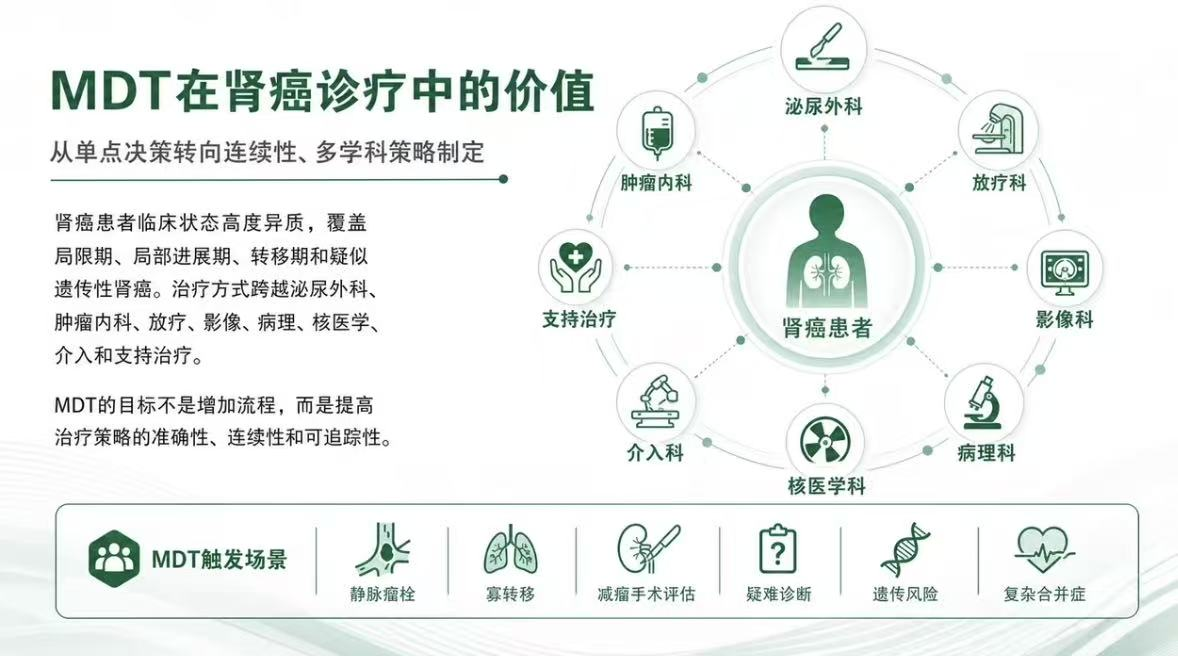
#> input picture image-to-editable-ppt/assets/showcase-origin-mdt-kidney-cancer.jpg, 1178 x 656 px
$ python photo_preflight.py ../../image-to-editable-ppt/assets/showcase-origin-mdt-kidney-cancer.jpg   (older library calls are emulated)
#> lines starting #> are read from the running program, lines starting #| are printed output that depends on the picture; after the words box and inside, x2 and y2 are one past the last pixel; in counts of white or black regions, pixels touching at a corner belong together
### yingzao/scripts/_runtime.py
#!/usr/bin/env python3
"""Select a caller-owned Python runtime for scripts with optional dependencies."""

from __future__ import annotations

import importlib.util
import os
import subprocess
import sys
from collections.abc import Iterable
from pathlib import Path


RUNTIME_OVERRIDE_ENV = "CAP_PYTHON"
HANDOFF_GUARD_ENV = "CAP_RUNTIME_HANDOFF"


def missing_modules(modules: Iterable[str]) -> list[str]:
    """Return top-level import names unavailable in the current interpreter."""
    return [module for module in modules if importlib.util.find_spec(module) is None]


# [45 lines left out: functions runtime_candidates, supports_modules, not called in this run]


def ensure_runtime(modules: Iterable[str]) -> None:
    """Re-exec the current command in a compatible caller-owned virtualenv."""
    required = tuple(dict.fromkeys(modules))
    missing = missing_modules(required)
    if not missing:
        return

    if not os.environ.get(HANDOFF_GUARD_ENV):
        for candidate in runtime_candidates():
            if supports_modules(candidate, required):
                environment = os.environ.copy()
                environment[HANDOFF_GUARD_ENV] = "1"
                environment["PYTHONDONTWRITEBYTECODE"] = "1"
                os.execve(
                    str(candidate),
                    [str(candidate), str(Path(sys.argv[0]).resolve()), *sys.argv[1:]],
                    environment,
                )

    names = ", ".join(missing)
    raise SystemExit(
        f"Missing Python modules: {names}. Create a caller-workspace .venv and install "
        "the Skill requirements there, or set CAP_PYTHON to a compatible interpreter."
    )

### yingzao/scripts/photo_preflight.py
#!/usr/bin/env python3
"""Quantitative preflight for Yingzao source photographs."""

from __future__ import annotations

import argparse
import json
import math
import sys
from pathlib import Path
from typing import Any

sys.dont_write_bytecode = True

from _runtime import ensure_runtime

ensure_runtime(("PIL", "numpy", "cv2"))

try:
    import cv2
    import numpy as np
    from PIL import ExifTags, Image, ImageDraw, ImageOps
except ImportError as exc:  # pragma: no cover - exercised by dependency checker
    raise SystemExit(
        "Missing image dependencies. Run scripts/check_dependencies.py and install requirements.txt."
    ) from exc


def weighted_median(values: list[tuple[float, float]]) -> float | None:
    if not values:
        return None
    ordered = sorted(values, key=lambda item: item[0])
    halfway = sum(weight for _, weight in ordered) / 2
    cumulative = 0.0
    for value, weight in ordered:
        cumulative += weight
        if cumulative >= halfway:
            return value
    return ordered[-1][0]


def estimate_roll(gray: np.ndarray) -> dict[str, Any]:
    height, width = gray.shape
    scale = min(1.0, 1400 / max(width, height))
    work = cv2.resize(gray, None, fx=scale, fy=scale, interpolation=cv2.INTER_AREA)
    edges = cv2.Canny(work, 60, 180)
    min_length = max(40, int(min(work.shape) * 0.12))
    lines = cv2.HoughLinesP(
        edges,
        1,
        np.pi / 180,
        threshold=max(45, min_length // 2),
        minLineLength=min_length,
        maxLineGap=max(10, min_length // 5),
    )
    candidates: list[tuple[float, float]] = []
    visible_lines: list[dict[str, float]] = []
    if lines is not None:
        for item in lines[:, 0, :]:
            x1, y1, x2, y2 = map(float, item)
            dx, dy = x2 - x1, y2 - y1
            length = math.hypot(dx, dy)
            angle = math.degrees(math.atan2(dy, dx))
            while angle <= -90:
                angle += 180
            while angle > 90:
                angle -= 180
            correction_axis: float | None = None
            if abs(angle) <= 18:
                correction_axis = angle
            elif abs(abs(angle) - 90) <= 18:
                correction_axis = angle - 90 if angle > 0 else angle + 90
            if correction_axis is not None:
                candidates.append((correction_axis, length))
                if len(visible_lines) < 40:
                    visible_lines.append(
                        {
                            "x1": x1 / work.shape[1],
                            "y1": y1 / work.shape[0],
                            "x2": x2 / work.shape[1],
                            "y2": y2 / work.shape[0],
                            "axis_deviation_deg": correction_axis,
                        }
                    )
    angle = weighted_median(candidates)
    total_weight = sum(weight for _, weight in candidates)
    agreement_weight = (
        sum(weight for value, weight in candidates if angle is not None and abs(value - angle) <= 1.5)
        if total_weight
        else 0.0
    )
    confidence = agreement_weight / total_weight if total_weight else 0.0
    return {
        "angle_deg": round(angle, 3) if angle is not None else None,
        "confidence": round(confidence, 3),
        "candidate_count": len(candidates),
        "lines": visible_lines,
    }


def dominant_palette(rgb: np.ndarray, count: int = 5) -> list[dict[str, Any]]:
    sample = cv2.resize(rgb, (160, 160), interpolation=cv2.INTER_AREA).reshape(-1, 3)
    sample = np.float32(sample)
    criteria = (cv2.TERM_CRITERIA_EPS + cv2.TERM_CRITERIA_MAX_ITER, 30, 0.4)
    _, labels, centers = cv2.kmeans(sample, count, None, criteria, 5, cv2.KMEANS_PP_CENTERS)
    counts = np.bincount(labels.flatten(), minlength=count)
    order = np.argsort(counts)[::-1]
    result = []
    for index in order:
        color = tuple(int(round(value)) for value in centers[index])
        result.append(
            {
                "hex": "#%02X%02X%02X" % color,
                "share": round(float(counts[index] / counts.sum()), 4),
            }
        )
    return result


def grid_negative_space(gray: np.ndarray, edges: np.ndarray) -> list[dict[str, Any]]:
    height, width = gray.shape
    regions: list[dict[str, Any]] = []
    for row in range(3):
        for col in range(3):
            x0, x1 = round(col * width / 3), round((col + 1) * width / 3)
            y0, y1 = round(row * height / 3), round((row + 1) * height / 3)
            crop_gray = gray[y0:y1, x0:x1]
            crop_edge = edges[y0:y1, x0:x1]
            edge_density = float(np.mean(crop_edge > 0))
            variance = min(1.0, float(np.std(crop_gray)) / 80)
            score = (1 - edge_density) * 0.7 + (1 - variance) * 0.3
            regions.append(
                {
                    "cell": f"r{row + 1}c{col + 1}",
                    "bbox_norm": [col / 3, row / 3, (col + 1) / 3, (row + 1) / 3],
                    "edge_density": round(edge_density, 4),
                    "luminance_std_norm": round(variance, 4),
                    "score": round(score, 4),
                }
            )
    return sorted(regions, key=lambda item: item["score"], reverse=True)


def attention_bbox(rgb: np.ndarray) -> list[float] | None:
    gray = cv2.cvtColor(rgb, cv2.COLOR_RGB2GRAY)
    grad_x = cv2.Sobel(gray, cv2.CV_32F, 1, 0, ksize=3)
    grad_y = cv2.Sobel(gray, cv2.CV_32F, 0, 1, ksize=3)
    magnitude = cv2.magnitude(grad_x, grad_y)
    hsv = cv2.cvtColor(rgb, cv2.COLOR_RGB2HSV)
    saliency = magnitude + hsv[:, :, 1].astype(np.float32) * 0.35
    threshold = np.percentile(saliency, 82)
    mask = np.uint8(saliency >= threshold) * 255
    kernel = np.ones((7, 7), np.uint8)
    mask = cv2.morphologyEx(mask, cv2.MORPH_CLOSE, kernel, iterations=2)
    contours, _ = cv2.findContours(mask, cv2.RETR_EXTERNAL, cv2.CHAIN_APPROX_SIMPLE)
    if not contours:
        return None
    height, width = gray.shape
    contour = max(contours, key=cv2.contourArea)
    x, y, w, h = cv2.boundingRect(contour)
    if w * h < width * height * 0.01:
        return None
    return [round(x / width, 4), round(y / height, 4), round((x + w) / width, 4), round((y + h) / height, 4)]


def exif_payload(image: Image.Image) -> dict[str, Any]:
    raw = image.getexif()
    if not raw:
        return {"datetime": None, "gps": None}
    named = {ExifTags.TAGS.get(key, str(key)): value for key, value in raw.items()}
    exif_ifd: dict[int, Any] = {}
    gps_info: dict[int, Any] | Any = None
    try:
        exif_ifd = raw.get_ifd(34665)  # Exif IFD
    except (AttributeError, KeyError, TypeError):
        exif_ifd = {}
    try:
        gps_info = raw.get_ifd(34853)  # GPSInfo IFD
    except (AttributeError, KeyError, TypeError):
        gps_info = named.get("GPSInfo")
    datetime = (
        exif_ifd.get(36867)
        or exif_ifd.get(36868)
        or named.get("DateTimeOriginal")
        or named.get("DateTime")
    )
    gps = None
    if isinstance(gps_info, dict):
        gps_named = {ExifTags.GPSTAGS.get(key, str(key)): value for key, value in gps_info.items()}

        def dms(value: Any) -> float:
            return float(value[0]) + float(value[1]) / 60 + float(value[2]) / 3600

        try:
            latitude = dms(gps_named["GPSLatitude"])
            longitude = dms(gps_named["GPSLongitude"])
            latitude_ref = gps_named.get("GPSLatitudeRef")
            longitude_ref = gps_named.get("GPSLongitudeRef")
            if isinstance(latitude_ref, bytes):
                latitude_ref = latitude_ref.decode(errors="ignore")
            if isinstance(longitude_ref, bytes):
                longitude_ref = longitude_ref.decode(errors="ignore")
            if latitude_ref == "S":
                latitude *= -1
            if longitude_ref == "W":
                longitude *= -1
            gps = {"latitude": round(latitude, 6), "longitude": round(longitude, 6)}
        except (KeyError, TypeError, ValueError, ZeroDivisionError):
            gps = None
    return {"datetime": str(datetime) if datetime else None, "gps": gps}


def classify(report: dict[str, Any]) -> tuple[str, int, list[str]]:
    score = 0
    flags: list[str] = []
    min_edge = min(report["image"]["width"], report["image"]["height"])
    if min_edge >= 1200:
        score += 2
    elif min_edge >= 800:
        score += 1
    else:
        score -= 2
        flags.append("low_resolution")
    blur = report["quality"]["laplacian_variance"]
    if blur >= 120:
        score += 2
    elif blur < 45:
        score -= 2
        flags.append("possible_blur")
    if report["exposure"]["shadow_clip_share"] > 0.22:
        score -= 1
        flags.append("heavy_shadow_clipping")
    if report["exposure"]["highlight_clip_share"] > 0.16:
        score -= 1
        flags.append("heavy_highlight_clipping")
    if report["attention_bbox_norm"]:
        x0, y0, x1, y1 = report["attention_bbox_norm"]
        if (x1 - x0) * (y1 - y0) >= 0.05:
            score += 1
    roll = report["geometry"]["roll"]
    if roll["angle_deg"] is not None and abs(roll["angle_deg"]) > 1:
        if roll["confidence"] >= 0.45 and abs(roll["angle_deg"]) <= 3:
            flags.append("rectification_recommended")
        else:
            flags.append("geometry_inspection_required")
    role = "hero" if score >= 3 else ("support" if score >= 0 else "reject")
    return role, score, flags


def controlled_tags(report: dict[str, Any]) -> list[str]:
    tags = ["横向" if report["image"]["width"] > report["image"]["height"] else "竖向"]
    edge = report["quality"]["edge_density"]
    if edge > 0.16:
        tags.append("高密度")
    elif edge < 0.07:
        tags.append("低密度")
    if report["exposure"]["mean_luminance"] < 70:
        tags.append("夜景")
    if report["negative_space"][0]["score"] > 0.8:
        tags.append("留白")
    if report["exif"]["datetime"] and any(hour in report["exif"]["datetime"] for hour in (" 18:", " 19:", " 20:", " 21:")):
        tags.append("暖光")
    return list(dict.fromkeys(tags))


def build_report(path: Path) -> tuple[dict[str, Any], Image.Image]:
    source = Image.open(path)
    exif = exif_payload(source)
    image = ImageOps.exif_transpose(source).convert("RGB")
    rgb = np.array(image)
    gray = cv2.cvtColor(rgb, cv2.COLOR_RGB2GRAY)
    edges = cv2.Canny(gray, 70, 180)
    height, width = gray.shape
    report: dict[str, Any] = {
        "source": str(path.resolve()),
        "image": {
            "width": width,
            "height": height,
            "megapixels": round(width * height / 1_000_000, 3),
            "aspect_ratio": round(width / height, 5),
            "orientation": "landscape" if width > height else ("portrait" if height > width else "square"),
        },
        "exif": exif,
        "quality": {
            "laplacian_variance": round(float(cv2.Laplacian(gray, cv2.CV_64F).var()), 3),
            "edge_density": round(float(np.mean(edges > 0)), 4),
        },
        "exposure": {
            "mean_luminance": round(float(np.mean(gray)), 3),
            "shadow_clip_share": round(float(np.mean(gray <= 8)), 4),
            "highlight_clip_share": round(float(np.mean(gray >= 247)), 4),
        },
        "geometry": {"roll": estimate_roll(gray)},
        "palette": dominant_palette(rgb),
        "negative_space": grid_negative_space(gray, edges),
        "attention_bbox_norm": attention_bbox(rgb),
    }
    role, score, flags = classify(report)
    report["triage"] = {"role": role, "score": score, "flags": flags, "manual_override_allowed": True}
    report["controlled_tag_suggestions"] = controlled_tags(report)
    return report, image


# [19 lines left out: function save_preflight_visuals, not called in this run]


def parse_args() -> argparse.Namespace:
    parser = argparse.ArgumentParser(description=__doc__)
    parser.add_argument("input", type=Path)
    parser.add_argument("--json", dest="json_path", type=Path)
    parser.add_argument(
        "--visual-dir",
        "--proof-dir",
        dest="visual_dir",
        type=Path,
        help="save pre-generation overlays and thumbnails; --proof-dir is a deprecated alias",
    )
    return parser.parse_args()


def main() -> int:
    args = parse_args()
    report, image = build_report(args.input)
#> in build_report, source is the input picture: PIL image 1178x656 RGB; mean R, G, B 236.4, 239.9, 238.5
#> in build_report, `exif = exif_payload(source)`: exif = 2 items
#> in build_report, `edges = cv2.Canny(gray, 70, 180)`:
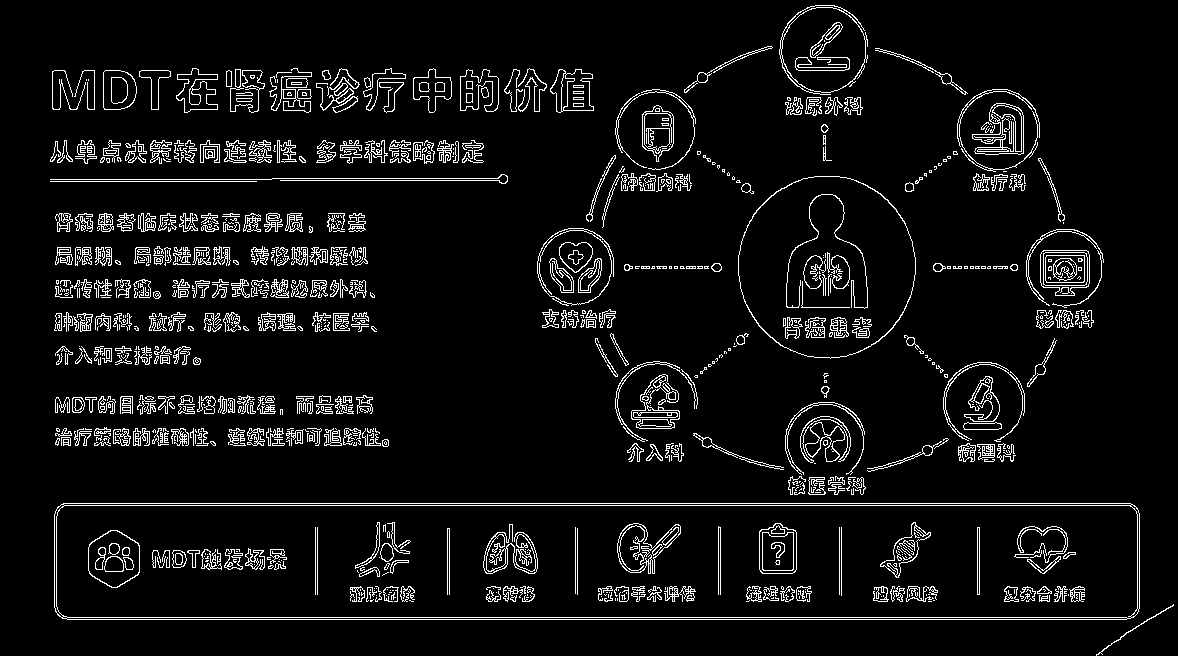
#> edges: shape (656, 1178); 6.4% white in thin lines or dots
#> in estimate_roll, `lines = cv2.HoughLinesP( edges, 1, np.pi / 180, threshold=max(45, min_..`: lines = 293 rows, first 6: [60, 505, 1134, 505], [61, 617, 1133, 617], [63, 503, 1130, 503], [67, 619, 1126, 619], [280, 180, 507, 180], [251, 255, 365, 257]
#> the loop in estimate_roll, `for item in lines[:, 0, :]:` made 293 passes
#> (x1, y1, x2, y2, dx, dy, length) on passes 1 to 8: (60, 505, 1134, 505, 1074, 0, 1074), (61, 617, 1133, 617, 1072, 0, 1072), (63, 503, 1130, 503, 1067, 0, 1067), (67, 619, 1126, 619, 1059, 0, 1059), (280, 180, 507, 180, 227, 0, 227), (251, 255, 365, 257, 114, 2, 114), (537, 265, 721, 269, 184, 4, 184), (50, 179, 271, 179, 221, 0, 221)
#> the loop in weighted_median, `for value, weight in ordered:` made 120 passes
#> (value, weight) on passes 1 to 8: (-13.82, 129.8), (-5.95, 96.52), (-3.99, 86.21), (-3.9, 132.3), (-3.89, 103.2), (-3.81, 90.2), (-3.69, 93.19), (-3.67, 78.16)
#> the loop in dominant_palette, `for index in order:` made 5 passes
#> index on passes 2, 3, 5: 0, 4, 2
#> after the loop in grid_negative_space, `for row in range(3):`:
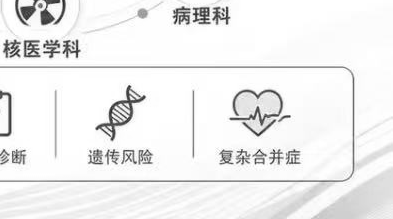
#> crop_gray: shape (219, 393); min 24, max 255, mean 239.1
#> in attention_bbox, `grad_x = cv2.Sobel(gray, cv2.CV_32F, 1, 0, ksize=3)`:
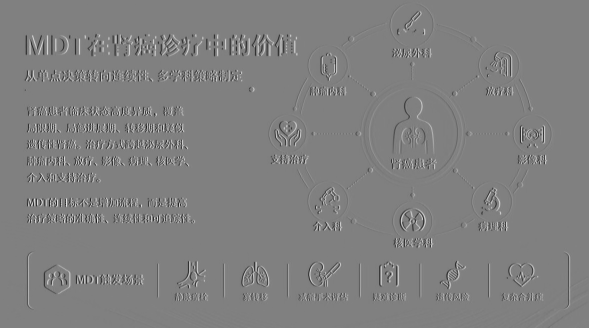
#> grad_x: shape (656, 1178) float32 (shown at 1/2 size); min -986, max 977, mean 0; drawn with min black and max white
#> in attention_bbox, `grad_y = cv2.Sobel(gray, cv2.CV_32F, 0, 1, ksize=3)`:
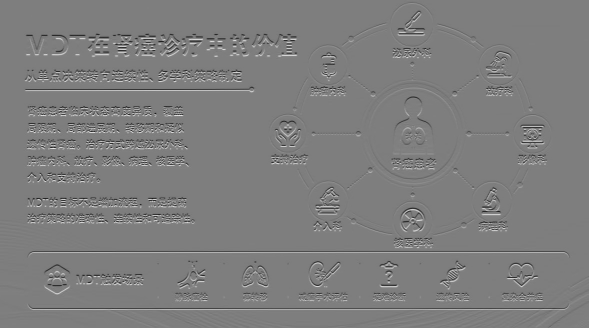
#> grad_y: shape (656, 1178) float32 (shown at 1/2 size); min -898, max 918, mean -0.2; drawn with min black and max white
#> in attention_bbox, `magnitude = cv2.magnitude(grad_x, grad_y)`:
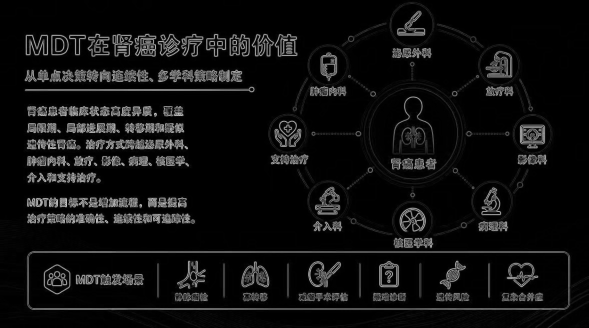
#> magnitude: shape (656, 1178) float32 (shown at 1/2 size); min 0, max 1001.2, mean 62.6; drawn with min black and max white
#> in attention_bbox, `mask = cv2.morphologyEx(mask, cv2.MORPH_CLOSE, kernel, iterations=2)`:
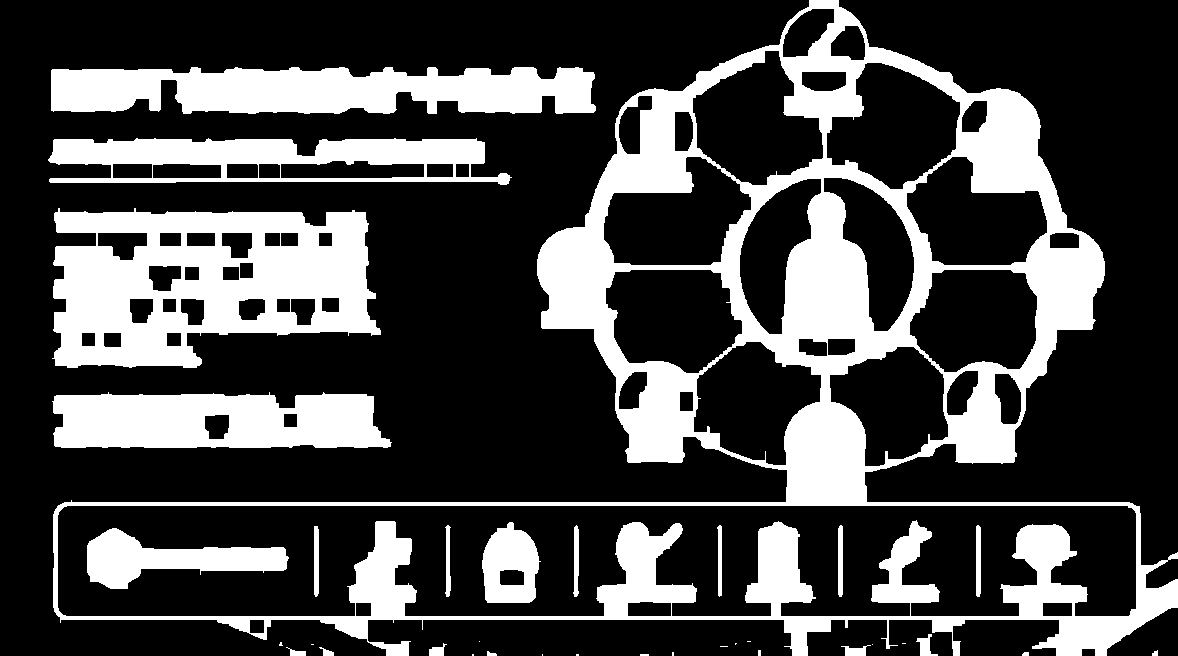
#> mask: shape (656, 1178); 27.6% white; 35 white regions (14 under 20 px), largest, box (x1, y1, x2, y2) and area: (53, 0, 1178, 656) 117114, (52, 208, 381, 368) 34403, (51, 67, 596, 114) 20761
    payload = json.dumps(report, ensure_ascii=False, indent=2)
    if args.json_path:
        args.json_path.parent.mkdir(parents=True, exist_ok=True)
        args.json_path.write_text(payload + "\n", encoding="utf-8")
    else:
        print(payload)
#> (printed output is left out)
    if args.visual_dir:
        save_preflight_visuals(image, report, args.visual_dir)
    role = report["triage"]["role"]
    flags = ",".join(report["triage"]["flags"]) or "none"
    print(f"preflight role={role} score={report['triage']['score']} flags={flags}")
    return 0 if role != "reject" else 2


if __name__ == "__main__":
    raise SystemExit(main())
#> (the program exits here)
